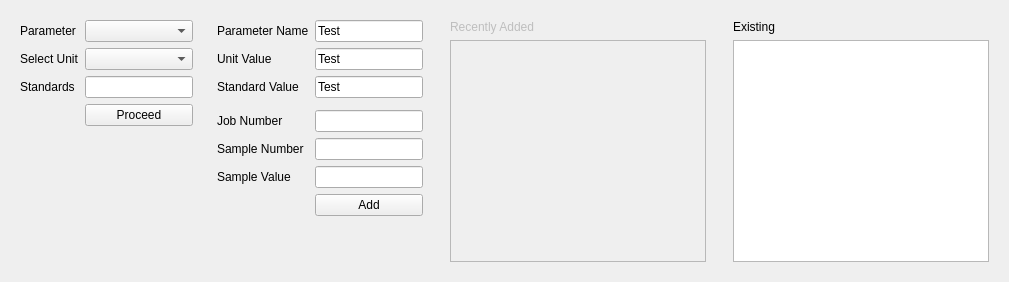
             <widget class="QWidget" name="gcmsTestsInsertPage">
              <layout class="QHBoxLayout" name="horizontalLayout_30">
               <item>
                <widget class="QWidget" name="widget_24" native="true">
                 <property name="enabled">
                  <bool>true</bool>
                 </property>
                 <property name="maximumSize">
                  <size>
                   <width>16777215</width>
                   <height>16777215</height>
                  </size>
                 </property>
                 <layout class="QVBoxLayout" name="verticalLayout_29">
                  <property name="leftMargin">
                   <number>0</number>
                  </property>
                  <property name="topMargin">
                   <number>0</number>
                  </property>
                  <property name="rightMargin">
                   <number>0</number>
                  </property>
                  <property name="bottomMargin">
                   <number>0</number>
                  </property>
                  <item>
                   <widget class="QWidget" name="widget_28" native="true">
                    <property name="enabled">
                     <bool>true</bool>
                    </property>
                    <property name="minimumSize">
                     <size>
                      <width>100</width>
                      <height>150</height>
                     </size>
                    </property>
                    <property name="maximumSize">
                     <size>
                      <width>16777215</width>
                      <height>2000</height>
                     </size>
                    </property>
                    <property name="styleSheet">
                     <string notr="true"/>
                    </property>
                    <layout class="QFormLayout" name="formLayout_3">
                     <item row="1" column="0">
                      <widget class="QLabel" name="label_51">
                       <property name="text">
                        <string>Parameter</string>
                       </property>
                      </widget>
                     </item>
                     <item row="1" column="1">
                      <widget class="QComboBox" name="gcmsTests"/>
                     </item>
                     <item row="2" column="0">
                      <widget class="QLabel" name="label_30">
                       <property name="text">
                        <string>Select Unit</string>
                       </property>
                      </widget>
                     </item>
                     <item row="2" column="1">
                      <widget class="QComboBox" name="gcmsUnitVal"/>
                     </item>
                     <item row="3" column="0">
                      <widget class="QLabel" name="label_31">
                       <property name="text">
                        <string>Standards</string>
                       </property>
                      </widget>
                     </item>
                     <item row="3" column="1">
                      <widget class="QLineEdit" name="gcmsStandardVal"/>
                     </item>
                     <item row="4" column="1">
                      <widget class="QPushButton" name="gcmsProceedBtn">
                       <property name="text">
                        <string>Proceed</string>
                       </property>
                       <property name="checkable">
                        <bool>true</bool>
                       </property>
                      </widget>
                     </item>
                    </layout>
                   </widget>
                  </item>
                  <item>
                   <spacer name="verticalSpacer_10">
                    <property name="orientation">
                     <enum>Qt::Vertical</enum>
                    </property>
                    <property name="sizeHint" stdset="0">
                     <size>
                      <width>20</width>
                      <height>40</height>
                     </size>
                    </property>
                   </spacer>
                  </item>
                 </layout>
                </widget>
               </item>
               <item>
                <widget class="QWidget" name="gcmsTestsValueWidget" native="true">
                 <property name="enabled">
                  <bool>true</bool>
                 </property>
                 <property name="minimumSize">
                  <size>
                   <width>100</width>
                   <height>0</height>
                  </size>
                 </property>
                 <layout class="QFormLayout" name="formLayout_7">
                  <item row="0" column="0">
                   <widget class="QLabel" name="label_53">
                    <property name="text">
                     <string>Parameter Name</string>
                    </property>
                   </widget>
                  </item>
                  <item row="0" column="1">
                   <widget class="QLineEdit" name="gcmsTestsShow">
                    <property name="enabled">
                     <bool>true</bool>
                    </property>
                    <property name="text">
                     <string>Test</string>
                    </property>
                    <property name="readOnly">
                     <bool>true</bool>
                    </property>
                   </widget>
                  </item>
                  <item row="1" column="0">
                   <widget class="QLabel" name="label_46">
                    <property name="layoutDirection">
                     <enum>Qt::RightToLeft</enum>
                    </property>
                    <property name="autoFillBackground">
                     <bool>false</bool>
                    </property>
                    <property name="text">
                     <string>Unit Value</string>
                    </property>
                   </widget>
                  </item>
                  <item row="1" column="1">
                   <widget class="QLineEdit" name="gcmsUnitValShow">
                    <property name="enabled">
                     <bool>true</bool>
                    </property>
                    <property name="text">
                     <string>Test</string>
                    </property>
                    <property name="readOnly">
                     <bool>true</bool>
                    </property>
                   </widget>
                  </item>
                  <item row="2" column="0">
                   <widget class="QLabel" name="label_45">
                    <property name="text">
                     <string>Standard Value</string>
                    </property>
                   </widget>
                  </item>
                  <item row="2" column="1">
                   <widget class="QLineEdit" name="gcmsStandardValShow">
                    <property name="enabled">
                     <bool>true</bool>
                    </property>
                    <property name="text">
                     <string>Test</string>
                    </property>
                    <property name="readOnly">
                     <bool>true</bool>
                    </property>
                   </widget>
                  </item>
                  <item row="5" column="1">
                   <widget class="QWidget" name="widget_33" native="true"/>
                  </item>
                  <item row="6" column="0">
                   <widget class="QLabel" name="label_43">
                    <property name="text">
                     <string>Job Number</string>
                    </property>
                   </widget>
                  </item>
                  <item row="6" column="1">
                   <widget class="QLineEdit" name="gcmsTestsJobNum">
                    <property name="text">
                     <string/>
                    </property>
                    <property name="maxLength">
                     <number>10</number>
                    </property>
                   </widget>
                  </item>
                  <item row="7" column="0">
                   <widget class="QLabel" name="label_44">
                    <property name="text">
                     <string>Sample Number</string>
                    </property>
                   </widget>
                  </item>
                  <item row="7" column="1">
                   <widget class="QLineEdit" name="gcmsTestsSample"/>
                  </item>
                  <item row="8" column="0">
                   <widget class="QLabel" name="label_47">
                    <property name="text">
                     <string>Sample Value</string>
                    </property>
                   </widget>
                  </item>
                  <item row="8" column="1">
                   <widget class="QLineEdit" name="gcmsTestsVal">
                    <property name="text">
                     <string/>
                    </property>
                   </widget>
                  </item>
                  <item row="9" column="1">
                   <widget class="QPushButton" name="gcmsAddTestsBtn_2">
                    <property name="text">
                     <string>Add</string>
                    </property>
                    <property name="checkable">
                     <bool>true</bool>
                    </property>
                   </widget>
                  </item>
                  <item row="10" column="1">
                   <spacer name="verticalSpacer_11">
                    <property name="orientation">
                     <enum>Qt::Vertical</enum>
                    </property>
                    <property name="sizeHint" stdset="0">
                     <size>
                      <width>20</width>
                      <height>40</height>
                     </size>
                    </property>
                   </spacer>
                  </item>
                 </layout>
                </widget>
               </item>
               <item>
                <widget class="QWidget" name="widget_26" native="true">
                 <property name="enabled">
                  <bool>false</bool>
                 </property>
                 <property name="minimumSize">
                  <size>
                   <width>0</width>
                   <height>100</height>
                  </size>
                 </property>
                 <layout class="QVBoxLayout" name="verticalLayout_30">
                  <property name="leftMargin">
                   <number>12</number>
                  </property>
                  <property name="rightMargin">
                   <number>12</number>
                  </property>
                  <item>
                   <widget class="QLabel" name="label_52">
                    <property name="text">
                     <string>Recently Added </string>
                    </property>
                   </widget>
                  </item>
                  <item>
                   <widget class="QListWidget" name="gcmsTestsLists"/>
                  </item>
                 </layout>
                </widget>
               </item>
               <item>
                <widget class="QWidget" name="widget_58" native="true">
                 <layout class="QVBoxLayout" name="verticalLayout_37">
                  <item>
                   <widget class="QLabel" name="label_24">
                    <property name="text">
                     <string>Existing </string>
                    </property>
                   </widget>
                  </item>
                  <item>
                   <widget class="QListWidget" name="listWidget_2"/>
                  </item>
                 </layout>
                </widget>
               </item>
              </layout>
             </widget>
